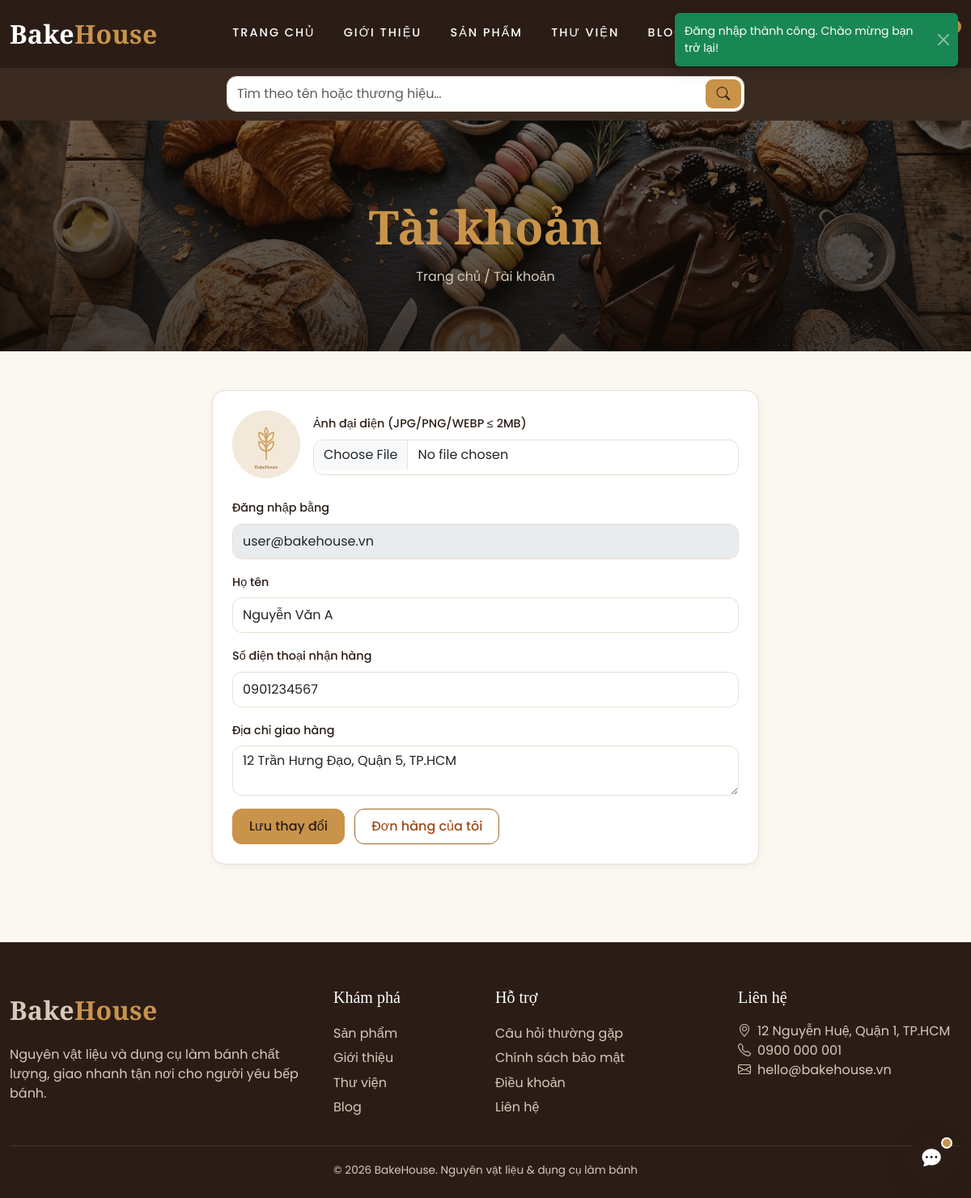
The app's page /account (signed in) with its own data.
### tables this page shows
CREATE TABLE user_profiles (
    id BIGINT UNSIGNED NOT NULL AUTO_INCREMENT,
    user_id BIGINT UNSIGNED NOT NULL,
    full_name VARCHAR(150) NOT NULL DEFAULT '',
    shipping_phone VARCHAR(20) NULL,
    shipping_address VARCHAR(255) NULL,
    avatar_path VARCHAR(255) NULL,
    created_at TIMESTAMP NOT NULL DEFAULT CURRENT_TIMESTAMP,
    updated_at TIMESTAMP NOT NULL DEFAULT CURRENT_TIMESTAMP ON UPDATE CURRENT_TIMESTAMP,
    PRIMARY KEY (id),
    UNIQUE KEY uq_user_profiles_user_id (user_id),
    CONSTRAINT fk_user_profiles_user FOREIGN KEY (user_id) REFERENCES users (id) ON DELETE CASCADE
);

CREATE TABLE users (
    id BIGINT UNSIGNED NOT NULL AUTO_INCREMENT,
    email VARCHAR(190) NULL,
    phone VARCHAR(20) NULL,
    password_hash VARCHAR(255) NOT NULL,
    role ENUM('user', 'admin') NOT NULL DEFAULT 'user',
    is_active TINYINT(1) NOT NULL DEFAULT 1,
    created_at TIMESTAMP NOT NULL DEFAULT CURRENT_TIMESTAMP,
    updated_at TIMESTAMP NOT NULL DEFAULT CURRENT_TIMESTAMP ON UPDATE CURRENT_TIMESTAMP,
    PRIMARY KEY (id),
    UNIQUE KEY uq_users_email (email),
    UNIQUE KEY uq_users_phone (phone),
    KEY idx_users_role (role)
);

### src/Core/View.php (called while the page is built, shortened)
<?php
final class View
{
    private static array $shared = [];
    public static function render(string $view, array $data = [], ?string $layout = 'layouts.main'): string
    {
        $content = self::capture($view, $data);
        return self::capture($layout, array_merge($data, ['content' => $content]));
    }
    private static function capture(string $view, array $data): string
    {
        $file = BASE_PATH . '/src/Views/' . str_replace('.', '/', $view) . '.php';
        extract(array_merge(self::$shared, $data), EXTR_SKIP);
        try {
            require $file;
        } catch (\Throwable $e) {
            ob_end_clean();
            throw $e;
        }
        return (string) ob_get_clean();
    }
}

### src/Controllers/BaseController.php (called while the page is built, shortened)
<?php
abstract class BaseController
{
    protected function render(string $view, array $data = [], string $layout = 'layouts.main'): Response
    {
        return Response::html(View::render($view, $data, $layout));
    }
}

### src/Controllers/Client/AccountController.php (called while the page is built, shortened)
<?php
final class AccountController extends BaseController
{
    public function show(Request $request): Response
    {
        return $this->render('client.account.profile', ['title' => 'Tài khoản của tôi', 'user' => Auth::user()]);
    }
}

### src/Core/Router.php (called while the page is built, shortened)
<?php
final class Router
{
    private array $routes = [];
    private string $prefix = '';
    private array $groupMiddleware = [];
    public function group(string $prefix, array $middleware, callable $callback): void
    {
        $previousPrefix = $this->prefix;
        $previousMiddleware = $this->groupMiddleware;
        $this->prefix .= $prefix;
        $this->groupMiddleware = array_merge($this->groupMiddleware, $middleware);
        $this->prefix = $previousPrefix;
        $this->groupMiddleware = $previousMiddleware;
    }
    public function dispatch(Request $request): Response
    {
        $pathMatched = false;
        foreach ($this->routes as $route) {
            if (!preg_match($route['pattern'], $request->getPath(), $matches)) {
                continue;
            }
            $pathMatched = true;
            foreach ($route['middleware'] as $middlewareClass) {
                $middleware = is_string($middlewareClass) ? new $middlewareClass() : $middlewareClass;
                $response = $middleware->handle($request);
            }
            $params = array_filter($matches, 'is_string', ARRAY_FILTER_USE_KEY);
            return $this->invoke($route['handler'], $request, $params);
        }
        return ErrorHandler::render($pathMatched ? 405 : 404, $request);
    }
    private function add(string $method, string $path, array|callable $handler, array $middleware): void
    {
        $fullPath = '/' . trim($this->prefix . '/' . trim($path, '/'), '/');
        $pattern = preg_replace('#\{(\w+)\}#', '(?P<$1>[^/]+)', $fullPath);
        $this->routes[] = [
            'method' => $method,
            'pattern' => '#^' . $pattern . '$#u',
            'handler' => $handler,
            'middleware' => array_merge($this->groupMiddleware, $middleware),
        ];
    }
    private function invoke(array|callable $handler, Request $request, array $params): Response
    {
        if (is_array($handler)) {
            [$class, $action] = $handler;
            $result = (new $class())->$action($request, ...array_values($params));
        } else {
            $result = $handler($request, ...array_values($params));
        }
        if ($result instanceof Response) {
            return $result;
        }
        return Response::html((string) $result);
    }
}

### public/index.php (called while the page is built, shortened)
<?php
require_once BASE_PATH . '/src/Helpers/functions.php';
$request = Request::capture();
try {
    $router = new Router();
    $router->group('', [CsrfMiddleware::class], static function (Router $router): void {
        require BASE_PATH . '/routes/web.php';
        $router->group('/admin', [], static function (Router $router): void {
            require BASE_PATH . '/routes/admin.php';
        });
        $router->group('/api', [], static function (Router $router): void {
            require BASE_PATH . '/routes/api.php';
        });
    });
    $router->dispatch($request)->send();
} catch (Throwable $e) {
    ErrorHandler::logException($e);
    ErrorHandler::render(500, $request, $e)->send();
}

### src/Core/Session.php (called while the page is built, shortened)
<?php
final class Session
{
    public static function get(string $key, mixed $default = null): mixed
    {
        return $_SESSION[$key] ?? $default;
    }
    public static function pullOld(): array
    {
        $old = $_SESSION['_old'] ?? [];
        return $old;
    }
}

### src/Core/Auth.php (called while the page is built, shortened)
<?php
final class Auth
{
    private static ?array $user = null;
    private static bool $loaded = false;
    public static function user(): ?array
    {
        if (!self::$loaded) {
            self::$loaded = true;
            $id = Session::get(self::SESSION_KEY);
            if ($id !== null) {
                try {
                    $user = (new UserRepository())->findById((int) $id);
                } catch (\Throwable) {
                    return null;
                }
                if ($user !== null && (int) $user['is_active'] === 1) {
                    self::$user = $user;
                } else {
                    Session::remove(self::SESSION_KEY);
                }
            }
        }
        return self::$user;
    }
    public static function isAdmin(): bool
    {
        return (self::user()['role'] ?? null) === 'admin';
    }
}

### src/Core/Env.php (called while the page is built, shortened)
<?php
final class Env
{
    public static function get(string $key, ?string $default = null): ?string
    {
        $value = $_ENV[$key] ?? getenv($key);
        return ($value === false || $value === null || $value === '') ? $default : (string) $value;
    }
    public static function int(string $key, int $default = 0): int
    {
        $value = self::get($key);
        return $value === null ? $default : (int) $value;
    }
}

### src/Core/Database.php (called while the page is built, shortened)
<?php
final class Database
{
    private static ?PDO $connection = null;
    public static function connection(): PDO
    {
        if (self::$connection === null) {
            $dsn = sprintf(
                'mysql:host=%s;port=%d;dbname=%s;charset=utf8mb4',
                Env::get('DB_HOST', 'db'),
                Env::int('DB_PORT', 3306),
                Env::get('DB_DATABASE', 'bakehouse')
            );
            self::$connection = new PDO(
                $dsn,
                (string) Env::get('DB_USERNAME', 'bakehouse'),
                (string) Env::get('DB_PASSWORD', ''),
                [
                    PDO::ATTR_ERRMODE => PDO::ERRMODE_EXCEPTION,
                    PDO::ATTR_DEFAULT_FETCH_MODE => PDO::FETCH_ASSOC,
                    PDO::ATTR_EMULATE_PREPARES => true,
                ]
            );
        }
        return self::$connection;
    }
}

### src/Repositories/BaseRepository.php (called while the page is built, shortened)
<?php
abstract class BaseRepository
{
    protected function db(): PDO
    {
        return Database::connection();
    }
    protected function fetchOne(string $sql, array $params = []): ?array
    {
        $stmt = $this->db()->prepare($sql);
        $this->bindAll($stmt, $params);
        $stmt->execute();
        $row = $stmt->fetch();
        return $row === false ? null : $row;
    }
    private function bindAll(\PDOStatement $stmt, array $params): void
    {
        foreach ($params as $key => $value) {
            $name = is_int($key) ? $key + 1 : (str_starts_with((string) $key, ':') ? $key : ':' . $key);
            $type = match (true) {
                is_int($value) => PDO::PARAM_INT,
                is_bool($value) => PDO::PARAM_BOOL,
                $value === null => PDO::PARAM_NULL,
                default => PDO::PARAM_STR,
            };
            $stmt->bindValue($name, $value, $type);
        }
    }
}

### src/Repositories/UserRepository.php (called while the page is built, shortened)
<?php
final class UserRepository extends BaseRepository
{
    public function findById(int $id): ?array
    {
        return $this->fetchOne(self::SELECT . ' WHERE u.id = ?', [$id]);
    }
}

### src/Middleware/NotAdminMiddleware.php (called while the page is built, shortened)
<?php
final class NotAdminMiddleware implements MiddlewareInterface
{
    public function handle(Request $request): ?Response
    {
        if (!Auth::isAdmin()) {
            return null;
        }
        return Response::redirect('/admin');
    }
}

### src/Helpers/functions.php (called while the page is built, shortened)
<?php
if (!function_exists('e')) {
    function e(mixed $value): string
    {
        return htmlspecialchars((string) $value, ENT_QUOTES | ENT_SUBSTITUTE, 'UTF-8');
    }
}
if (!function_exists('asset')) {
    function asset(string $path): string
    {
        return '/' . ltrim($path, '/');
    }
}
if (!function_exists('old')) {
    function old(string $key, string $default = ''): string
    {
        static $old = null;
        $old ??= Session::pullOld();
        return e($old[$key] ?? $default);
    }
}
if (!function_exists('img_url')) {
    function img_url(?string $path, string $fallback = 'assets/img/product-placeholder.svg'): string
    {
        if ($path === null || $path === '') {
            return asset($fallback);
        }
        return asset($path);
    }
}

### src/Views/client/account/profile.php (the view, shortened to what this page needs)
<div class="container py-5">
    <div class="row g-4 justify-content-center">
        <div class="col-lg-7">
            <div class="bh-panel">
                <form method="post" action="/account" enctype="multipart/form-data" novalidate>
                    <div class="d-flex align-items-center gap-3 mb-4">
                        <img class="rounded-circle" style="width:84px;height:84px;object-fit:cover;background:#f3e9db" src="<?= e(img_url($user['avatar_path'] ?? null, 'assets/img/product-placeholder.svg')) ?>" alt="Avatar" id="bhAvatarPreviewImg">
                        <div class="flex-grow-1">
                            <label class="form-label" for="avatar">Ảnh đại diện (JPG/PNG/WEBP ≤ 2MB)</label>
                            <input class="form-control" type="file" id="avatar" name="avatar" accept="image/jpeg,image/png,image/webp"><?= form_error('avatar') ?>
                        </div>
                    </div>
                    <div class="mb-3"><label class="form-label">Đăng nhập bằng</label>
                        <input class="form-control" value="<?= e($user['email'] ?? $user['phone']) ?>" disabled></div>
                    <div class="mb-3"><label class="form-label" for="full_name">Họ tên</label>
                        <input class="form-control" id="full_name" name="full_name" value="<?= old('full_name', (string) $user['full_name']) ?>" required><?= form_error('full_name') ?></div>
                    <div class="mb-3"><label class="form-label" for="shipping_phone">Số điện thoại nhận hàng</label>
                        <input class="form-control" id="shipping_phone" name="shipping_phone" value="<?= old('shipping_phone', (string) $user['shipping_phone']) ?>"><?= form_error('shipping_phone') ?></div>
                    <div class="mb-3"><label class="form-label" for="shipping_address">Địa chỉ giao hàng</label>
                        <textarea class="form-control" id="shipping_address" name="shipping_address" rows="2"><?= old('shipping_address', (string) $user['shipping_address']) ?></textarea><?= form_error('shipping_address') ?></div>
                    <button class="bh-btn bh-btn--primary" type="submit">Lưu thay đổi</button>
                    <a class="bh-btn bh-btn--outline ms-2" href="/orders">Đơn hàng của tôi</a>
                </form>
            </div>
        </div>
    </div>
</div>

### public/assets/css/tokens.css (style rules this page uses)
:root { --bh-color-espresso: #2b1d16; --bh-color-caramel: #c9944a; --bh-color-caramel-text: #a0692a; --bh-color-rust: #9b4a1b; --bh-color-cream: #fbf8f2; --bh-color-border: #eadfd3; --bh-color-muted: #7a6a5f; --bh-color-success: #2fae60; --bh-color-success-dark: #1e7d46; --bh-color-danger: #d9534f; --bh-font-heading: "Playfair Display", serif; --bh-font-body: "Poppins", sans-serif; --bh-radius-md: 12px; --bh-radius-lg: 16px; --bh-shadow-sm: 0 2px 8px rgba(43, 29, 22, .06); }

### public/assets/css/app.css (style rules this page uses)
html { scroll-behavior: smooth; }
[id] { scroll-margin-top: 100px; }
body { font-family: var(--bh-font-body); background: var(--bh-color-cream); color: var(--bh-color-espresso); }
a { color: var(--bh-color-rust); }
.container { max-width: 1200px; }
.bh-btn { min-height: 44px; border-radius: var(--bh-radius-md); font-weight: 500; padding: .55rem 1.25rem; display: inline-flex; align-items: center; justify-content: center; gap: .45rem; border: 1px solid transparent; transition: all .2s; text-decoration: none; cursor: pointer; }
.bh-btn--primary { background: var(--bh-color-caramel); color: var(--bh-color-espresso); }
.bh-btn--outline { border-color: var(--bh-color-caramel-text); color: var(--bh-color-rust); background: transparent; }
.form-control, .form-select { min-height: 44px; border-radius: var(--bh-radius-md); border-color: var(--bh-color-border); }
.form-label { font-weight: 500; font-size: .9rem; }
.bh-panel { background: #fff; border: 1px solid var(--bh-color-border); border-radius: var(--bh-radius-lg); box-shadow: var(--bh-shadow-sm); padding: 1.5rem; }

### records on screen
user_profiles: user.email "user@bakehouse.vn", full_name "Nguyễn Văn A", shipping_phone "0901234567", shipping_address "12 Trần Hưng Đạo, Quận 5, TP.HCM"

### other values on screen
$label "TRANG CHỦ"
$label "GIỚI THIỆU"
$label "SẢN PHẨM"
$label "THƯ VIỆN"
$label "BLOG"
$heroTitle "Tài khoản"
$label "Trang chủ"
$label "Tài khoản"
lang('app.tagline') "Nguyên vật liệu & dụng cụ làm bánh"
